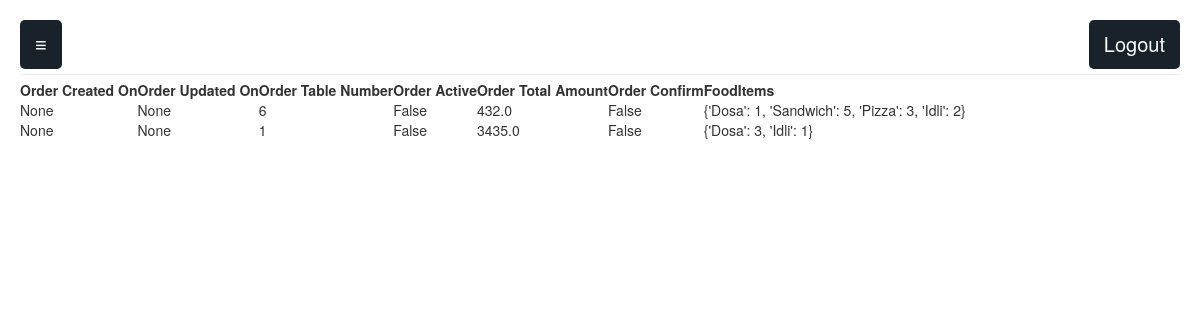
/order_management/past_orders/ (signed in), run on an earlier commit of the app's database.
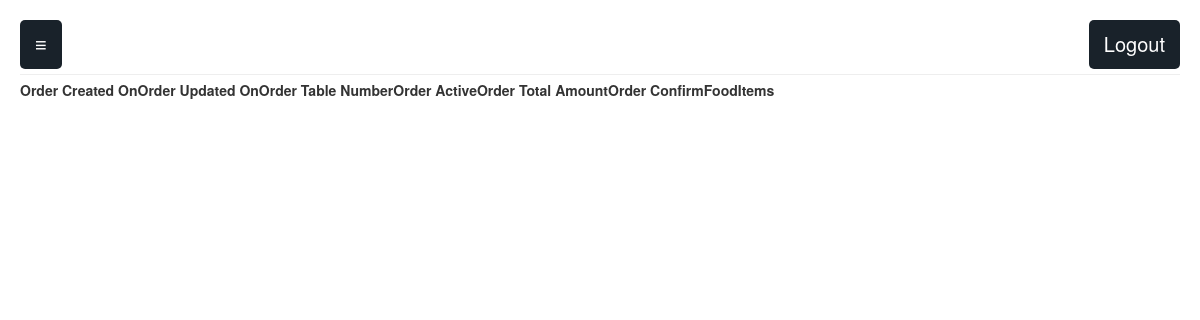
And on a later commit of the database.
### apis/models.py (models this page shows, shortened)
class Order(models.Model):
    order_user_id = models.ForeignKey(CustomUser, on_delete=models.CASCADE)
    order_restaurant_id = models.ForeignKey(Restaurant, on_delete=models.CASCADE)
    order_fooditem_relation = models.ManyToManyField(FoodItem, through="OrderFoodItem")
    order_created_on = models.DateTimeField(auto_now_add=True)
    order_updated_on = models.DateTimeField(auto_now=True)
    order_table_number = models.IntegerField()
    order_active = models.BooleanField()
    order_total_amount = models.FloatField()
    order_confirm = models.BooleanField()

### order_management/views.py (the view)
# urls.py: path('past_orders/', views.get_past_orders, name='past_orders'),
@login_required
def get_past_orders(request):
    user_role = request.user.role-1
    active_orders = Order.objects.filter(order_restaurant_id=user_role, order_active=False)
    food_items_in_order = []
    for order in active_orders:
        food_items = OrderFoodItem.objects.filter(orderfooditem_order_id=order)
        food_items_dict = {}
        for food_item in food_items:
            fooditem_name =  food_item.orderfooditem_fooditem_id.fooditem_name
            food_items_dict[fooditem_name]=food_item.orderfooditem_quantity
        food_items_in_order.append(food_items_dict)
    order_data = zip(active_orders,food_items_in_order)
    data = {'order_data':order_data,'user_role':user_role}
    return render(request, 'order_management/past_orders.html',data)

### order_management/templates/order_management/past_orders.html (shortened to what this page needs)
{% extends "order_management/base.html" %}
{% load staticfiles %}
{% block static %}
<link rel="stylesheet" href="//cdn.datatables.net/1.10.19/css/jquery.dataTables.min.css">
{% endblock %}
{% block content %}
<table id="pastOrders">
    <thead>
        <tr>
            <th>Order Created On</th>
            <th>Order Updated On</th>
            <th>Order Table Number</th>
            <th>Order Active</th>
            <th>Order Total Amount</th>
            <th>Order Confirm</th>
            <th>FoodItems</th>
        </tr>
    </thead>
    <tbody>
        {% for order,food in order_data %}
        <tr>
            <td>{{order.order_created_on}}</td>
            <td>{{order.order_updated_on}}</td>
            <td>{{order.order_table_number}}</td>
            <td>{{order.order_active}}</td>
            <td>{{order.order_total_amount}}</td>
            <td>{{order.order_confirm}}</td>
            <td>{{food}}</td>
        </tr>
        {% endfor %}
    </tbody>
</table>
{% endblock %}

### order_management/templates/order_management/base.html (shortened to what this page needs)
{% load staticfiles %}
<!DOCTYPE html>
<html>
<head>
    <link rel="stylesheet" href="https://maxcdn.bootstrapcdn.com/bootstrap/3.3.7/css/bootstrap.min.css">
    <link rel="stylesheet" href="https://maxcdn.bootstrapcdn.com/bootstrap/3.3.7/css/bootstrap-theme.min.css">
    <link rel="stylesheet" type="text/css" href={% static 'order_management/base.css' %}>
    {% block static %}
    {% endblock %}
</head>
<body>
    <div class="big_wrapper">
        <div id="content">
            <button id="open_button" onclick="toggleNav()">&equiv;</button>
            <a href={% url 'order_management:logout' %}><button id="logout_button">Logout</button></a>
            <hr>
            {% block content %}
            {% endblock %}
        </div>
</body>
</html>

### order_management/static/order_management/base.css (style rules this page uses)
* { margin: 0px; padding: 0px; }
#content { transition: margin-left .5s; padding: 20px; }
#open_button { font-size: 20px; cursor: pointer; background-color: #19222A; color: white; padding: 10px 15px; border: none; border-radius: 5px; }
#logout_button { float: right; font-size: 20px; cursor: pointer; background-color: #19222A; color: white; padding: 10px 15px; border: none; border-radius: 5px; }
hr { clear: both; margin-top: 5px; margin-bottom: 5px; }

What changed in the data, as far as the page shows it:
removed Order: order_created_on "None", order_updated_on "None", order_table_number "6", order_active "False", order_total_amount "432.0", order_confirm "False", food "{'Dosa': 1, 'Sandwich': 5, 'Pizza': 3, 'Idli': 2}"
removed Order: order_created_on "None", order_updated_on "None", order_table_number "1", order_active "False", order_total_amount "3435.0", order_confirm "False", food "{'Dosa': 3, 'Idli': 1}"
